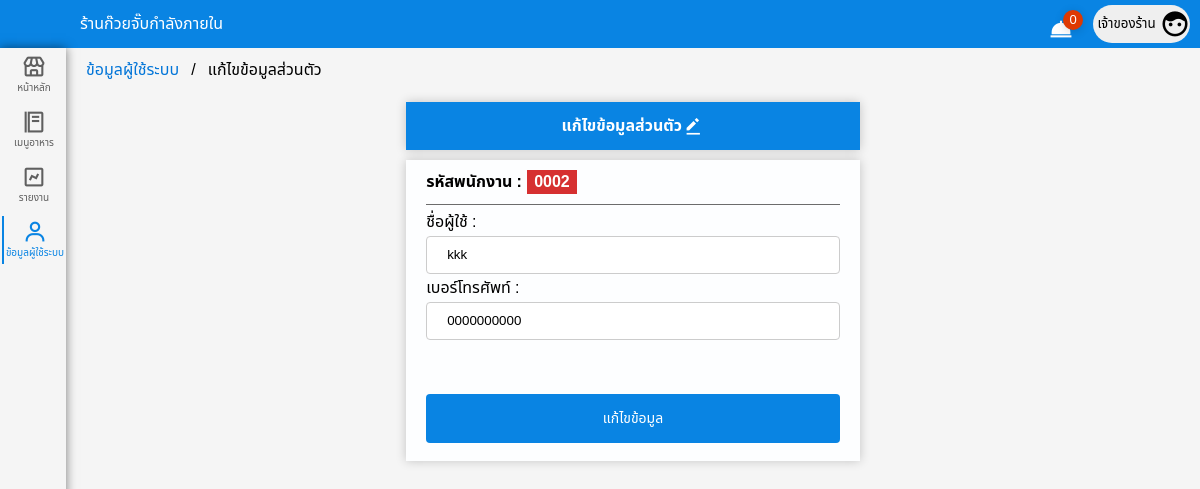
The app's page /useredit.php?user_id=0002 (signed in) with its own data.
### tables this page shows
CREATE TABLE `user_type` (
  `id_user_type` int(2) NOT NULL,
  `user_type` varchar(20) NOT NULL
);

CREATE TABLE `user` (
  `user_id` int(4) UNSIGNED ZEROFILL NOT NULL COMMENT 'id ผู้ใช้',
  `user_name` varchar(100) NOT NULL COMMENT 'ชื่อผู้ใช้',
  `password` varchar(100) NOT NULL COMMENT 'รหัสผ่าน',
  `phone` varchar(10) NOT NULL COMMENT 'เบอร์โทรศัพท์',
  `id_user_type` int(2) NOT NULL COMMENT 'ประเภทบัญชีผู้ใช้',
  `date_added` datetime NOT NULL DEFAULT current_timestamp(),
  `useredit` int(2) UNSIGNED ZEROFILL NOT NULL COMMENT 'การแก้ไขบัญชี 0 = ไม่เคยแก้ไข , 1 = เคยแก้ไข'
);

### function.php (called while the page is built, shortened)
<?php
    class DB_con {
        function __construct() {
            $conn = mysqli_connect(DB_SERVER, DB_USER, DB_PASS, DB_NAME);
            $this->dbcon = $conn;
        }
        public function tostatus(){
            $status = mysqli_query($this->dbcon,"SELECT status, COUNT(table_id) as TOstatus FROM table_number WHERE status=1 GROUP BY status");
            return $status ;
        }
    }
?>

### useredit.php (the view, shortened to what this page needs)
<html lang="en">
<head>
    <link rel="stylesheet"href="wcss/useredit.css">
    <link rel="stylesheet"href="wcss/navber.css">
    <link href='https://unpkg.com/boxicons@2.0.7/css/boxicons.min.css' rel='stylesheet'>
</head>
<body>
<div class="navber">
<div class="he">
            <a style="color: #fff; text-decoration: none;" href="00tablenumber.php">ร้านก๊วยจั๊บกำลังภายใน</a>
        </div>
        <a href="00order.php" class="button">
            <span  class="content"><i class='bx bxs-dish'></i></span>
                <?php
                include_once('function.php');
                $fetchdata = new DB_con();
                $sql = $fetchdata->tostatus();
                $row = mysqli_fetch_array($sql);
                    if($row>0){
                        echo '<span class="badge">'.$row['TOstatus'].'</span>';
                        }else{
                        echo '<span class="badge">0</span>';
                    }
                ?>
        </a>
        <?php
            $status = $_SESSION['status_login'] ;
            $user_type = mysqli_query($connect," SELECT * FROM `user_type` WHERE id_user_type='$status' " );
            $rowuser_type = mysqli_fetch_assoc($user_type)
        ?>
        <button class="myBtn2" id="myBtn10" onclick="myFunctionmyBtn()">
                    <p class="co"><?php echo $rowuser_type['user_type']?></p>
                    <div class="profile-photo"  >
                    <i class='bx bxs-face'></i>
                    </div>
        </button>
    </div>
<div class="home-section">
                        <div class="menu">
                            <div class="nav-list">
                            <div class="menubox">
                                        <div class="a1">
                                            <a href="00tablenumber.php">
                                                <i class='bx bx-store' ></i>
                                                <span class="links_name">หน้าหลัก</span>
                                            </a>
                                        </div>
                                    </div>
                                    <div class="menubox">
                                        <div class="a2">
                                            <a href="00food.php">
                                                <i class='bx bx-food-menu' ></i>
                                                <span class="links_name">เมนูอาหาร</span>
                                            </a>
                                        </div>
                                    </div>
                                    <div class="menubox">
                                        <div class="a3">
                                            <a href="00report.php">
                                                <i class='bx bx-chart'></i>
                                                <span class="links_name">รายงาน</span>
                                            </a>
                                        </div>
                                    </div>
                                    <div class="menubox">
                                        <div class="a5">
                                            <a href="00user.php">
                                                <i class='bx bx-user'></i>
                                                <span class="links_name">ข้อมูลผู้ใช้ระบบ</span>
                                            </a>
                                        </div>
                                    </div>
                   </div>
    </div>
          <div class="hhl">
            <div class="contentedit">
            <ul class="breadcrumb">
                <li><a href="00user.php">ข้อมูลผู้ใช้ระบบ</a></li>
                <li>แก้ไขข้อมูลส่วนตัว</li>
            </ul>
                <div class="text" style="margin-top: 20px;">
                    <div class="Stockfood">แก้ไขข้อมูลส่วนตัว<i class='bx bxs-edit-alt' ></i></div>
                </div>
                <div class="text2">
                    <div class="text3">
                        <?php
                            $user_id = mysqli_real_escape_string($connect,$_GET['user_id']);
                            $sql = "SELECT * FROM user WHERE user_id='$user_id' ";
                            $result = mysqli_query($connect, $sql) or die ("Error in query: $sql " . mysqli_error());
                            $row = mysqli_fetch_array($result);
                            extract($row);
                        ?>
                        <form class="formedit "action="#" method="post"enctype="multipart/form-data">
                                        <div class="T">
                                            <label class="codeedit"for="lname" name="user_id" >รหัสพนักงาน :<p><?php echo $row["user_id"];?></p></label>
                                        </div>
                                        <label>ชื่อผู้ใช้ :</label>
                                        <input type="text" name="txtuser"  value=<?=$row['user_name']?> >
                                        <label>เบอร์โทรศัพท์ :</label>
                                        <input type="text" name="txtphone"  value=<?=$row['phone']?>>
                                        <input class="modal-footer" name="updateuser" type="submit" value="แก้ไขข้อมูล" name="Update" id="Update">
                        </form>
                    </div>
                </div>
            </div>
          </div>
</body>
</html>

### wcss/useredit.css (style rules this page uses)
* { margin: 0; padding: 0; box-sizing: border-box; font-family: 'Noto Sans Thai', sans-serif; }
body { background: #f3f3f3ce; }
.home-section { display: flex; justify-content: space-between; }
.menubox { padding-left: 2px; height: 54px; padding-top: 3px; padding-bottom: 3px; display: flex; justify-content: space-between; }
.menubox .a5 .links_name , .menubox .a5 i { color: #0984e3; }
.menubox .a1 , .menubox .a2 , .menubox .a3 , .menubox .a4 , .menubox .a5 { width: 64px; display: flex; align-items: center; justify-content: center; }
.menu { box-shadow: 0 0 10px rgba(0, 0, 0.5, 0.5); height: 100vh; width: 66px; font-size: 10px; }
.menu a { text-align: center; padding-top: 5px; padding-bottom:5px ; text-decoration: none; color: #000000; }
.menubox { margin-bottom: 1px; }
.menu i { font-size: 25px; width: 100%; display: flex; align-items: center; justify-content: center; color: #5f5f5f; }
.menu .links_name { display: flex; align-items: center; justify-content: center; list-style: none; color: #5f5f5f; }
.content { height: 100vh; width: 100%; background: #d5eeffce; font-size: 14px; }
.hhl { display: flex; justify-content: space-between; width: 100%; }
.text { width: 100%; display: flex; align-items: center; justify-content: center; text-align: center; }
.text2 { width: 100%; display: flex; align-items: center; justify-content: center; text-align: center; padding-top: 10px; }
.text3 { width: 40%; background-color: #fdfeff; box-shadow: 0 0 10px rgba(0, 0, 0, 0.2); }
.contentedit { width: 100%; }
.Stockfood { font-size: 16px; width: 40%; height:6vh; display: flex; justify-content: center; align-items: center; font-weight: bold; color: #fff; background-color: #0984e3; box-shadow: 0 0 10px rgba(0, 0, 0, 0.2); }
.Stockfood i { font-size: 20px; width: 5%; }
.formedit { text-align: start; padding: 10px 20px 10px 20px; }
.T { display: flex; margin-bottom: 5px; padding-bottom: 10px; border-bottom: solid 1px rgb(108, 108, 108); }
.codeedit { font-weight: bold; display: flex; }
.codeedit p { width: 50; margin-left: 5px; margin-right: 5px; text-align: center; color: #fff; background-color: #d63031; }
.text2 input[type=text], select { width: 100%; padding: 8px 20px; margin: 2px 0; display: inline-block; border: 1px solid #ccc; border-radius: 4px; box-sizing: border-box; outline: none; }
input[type=submit] { width: 100%; background-color: #0984e3; color: white; padding: 14px 20px; margin: 8px 0; margin-top: 30px; border: none; border-radius: 4px; cursor: pointer; font-size: 14px; }
ul.breadcrumb { padding-top: 10px; padding-left: 20px; list-style: none; }
ul.breadcrumb li { display: inline; }
ul.breadcrumb li+li:before { padding: 8px; color: black; content: "/\00a0"; }
ul.breadcrumb li a { color: #0275d8; text-decoration: none; }

### wcss/navber.css (style rules this page uses)
.navber { padding-left: 80px; height: 6vh; display: flex; align-items: center; background-color:#0984e3; }
.navber .he { color: #ffffff; width: 100%; }
.navber .myBtn2 { display: flex; align-items: center; justify-content: space-between; width: 10%; border-radius: 50px; border: none; margin-right: 10px; height: 80%; }
.navber .myBtn2 p { color: #000000; width: 100%; }
.navber .myBtn2 i { font-size: 30px; }
.navber .content { background-color: #ffffff00; }
.navber .button { padding-top: 10px; position: relative; border-radius: 4px; color: white; cursor: pointer; user-select: none; transition: all .3s; width: 40px; margin-right: 10px; }
.navber .button i { font-size: 25px; }
.navber .badge { border-radius: 50%; font-size: 13px; width: 20px; height: 20px; display: block; position: absolute; background: #de3902; box-shadow: 0 2px 10px rgba(0,0,0,.15); display: flex; align-items: center; justify-content: center; top: 3px; right: 0px; transition: all .3s; }

### records on screen
user_type: user_type "เจ้าของร้าน"
user: user_id "0002", txtuser "kkk", txtphone "0000000000"
